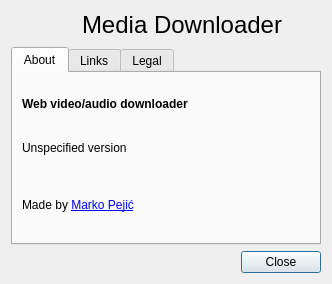
<?xml version="1.0" encoding="UTF-8"?>
<ui version="4.0">
 <class>AboutDialog</class>
 <widget class="QDialog" name="AboutDialog">
  <property name="windowTitle">
   <string>About</string>
  </property>
  <layout class="QVBoxLayout" name="verticalLayout">
   <property name="sizeConstraint">
    <enum>QLayout::SizeConstraint::SetFixedSize</enum>
   </property>
   <item>
    <layout class="QHBoxLayout" name="headerLayout">
     <item>
      <widget class="QLabel" name="appIconLabel">
       <property name="maximumSize">
        <size>
         <width>65</width>
         <height>65</height>
        </size>
       </property>
       <property name="pixmap">
        <pixmap>:icon.png</pixmap>
       </property>
       <property name="scaledContents">
        <bool>true</bool>
       </property>
      </widget>
     </item>
     <item>
      <widget class="QLabel" name="appNameLabel">
       <property name="font">
        <font>
         <pointsize>18</pointsize>
         <fontweight>ExtraBold</fontweight>
        </font>
       </property>
       <property name="text">
        <string>Media Downloader</string>
       </property>
       <property name="margin">
        <number>4</number>
       </property>
      </widget>
     </item>
    </layout>
   </item>
   <item>
    <spacer name="horizontalSpacer1">
     <property name="orientation">
      <enum>Qt::Orientation::Horizontal</enum>
     </property>
     <property name="sizeHint" stdset="0">
      <size>
       <width>40</width>
       <height>2</height>
      </size>
     </property>
    </spacer>
   </item>
   <item>
    <widget class="QTabWidget" name="tabWidget">
     <widget class="QWidget" name="aboutTab">
      <attribute name="title">
       <string>About</string>
      </attribute>
      <layout class="QVBoxLayout" name="verticalLayout_3">
       <property name="spacing">
        <number>0</number>
       </property>
       <item>
        <widget class="QLabel" name="descriptionLabel">
         <property name="font">
          <font>
           <bold>true</bold>
          </font>
         </property>
         <property name="text">
          <string>Web video/audio downloader</string>
         </property>
         <property name="textInteractionFlags">
          <set>Qt::TextInteractionFlag::LinksAccessibleByMouse|Qt::TextInteractionFlag::TextSelectableByMouse</set>
         </property>
        </widget>
       </item>
       <item>
        <widget class="QLabel" name="versionLabel">
         <property name="text">
          <string>Unspecified version</string>
         </property>
         <property name="textInteractionFlags">
          <set>Qt::TextInteractionFlag::LinksAccessibleByMouse|Qt::TextInteractionFlag::TextSelectableByMouse</set>
         </property>
        </widget>
       </item>
       <item>
        <spacer name="verticalSpacer">
         <property name="orientation">
          <enum>Qt::Orientation::Vertical</enum>
         </property>
         <property name="sizeType">
          <enum>QSizePolicy::Policy::Fixed</enum>
         </property>
         <property name="sizeHint" stdset="0">
          <size>
           <width>0</width>
           <height>12</height>
          </size>
         </property>
        </spacer>
       </item>
       <item>
        <widget class="QLabel" name="creditsLabel">
         <property name="text">
          <string>Made by &lt;a href=&quot;https://markopejic.com&quot;&gt;Marko Pejić&lt;/a&gt;</string>
         </property>
         <property name="openExternalLinks">
          <bool>true</bool>
         </property>
         <property name="textInteractionFlags">
          <set>Qt::TextInteractionFlag::LinksAccessibleByMouse|Qt::TextInteractionFlag::TextSelectableByMouse</set>
         </property>
        </widget>
       </item>
       <item>
        <spacer name="verticalSpacer_2">
         <property name="orientation">
          <enum>Qt::Orientation::Vertical</enum>
         </property>
         <property name="sizeType">
          <enum>QSizePolicy::Policy::Expanding</enum>
         </property>
        </spacer>
       </item>
      </layout>
     </widget>
     <widget class="QWidget" name="linksTab">
      <attribute name="title">
       <string>Links</string>
      </attribute>
      <layout class="QGridLayout" name="gridLayout">
       <item row="1" column="0">
        <widget class="QPushButton" name="donateButton">
         <property name="focusPolicy">
          <enum>Qt::FocusPolicy::NoFocus</enum>
         </property>
         <property name="text">
          <string>Donate</string>
         </property>
        </widget>
       </item>
       <item row="3" column="0">
        <widget class="QPushButton" name="supportedWebsitesButton">
         <property name="focusPolicy">
          <enum>Qt::FocusPolicy::NoFocus</enum>
         </property>
         <property name="text">
          <string>Supported Websites</string>
         </property>
        </widget>
       </item>
       <item row="1" column="1">
        <widget class="QPushButton" name="websiteButton">
         <property name="focusPolicy">
          <enum>Qt::FocusPolicy::NoFocus</enum>
         </property>
         <property name="text">
          <string>Website</string>
         </property>
        </widget>
       </item>
       <item row="2" column="0">
        <widget class="QPushButton" name="whatsNewButton">
         <property name="focusPolicy">
          <enum>Qt::FocusPolicy::NoFocus</enum>
         </property>
         <property name="text">
          <string>What's New</string>
         </property>
        </widget>
       </item>
       <item row="2" column="1">
        <widget class="QPushButton" name="issueReportButton">
         <property name="focusPolicy">
          <enum>Qt::FocusPolicy::NoFocus</enum>
         </property>
         <property name="text">
          <string>Report an Issue</string>
         </property>
        </widget>
       </item>
       <item row="3" column="1">
        <widget class="QPushButton" name="sourceCodeButton">
         <property name="focusPolicy">
          <enum>Qt::FocusPolicy::NoFocus</enum>
         </property>
         <property name="text">
          <string>Source Code</string>
         </property>
        </widget>
       </item>
      </layout>
     </widget>
     <widget class="QWidget" name="legalTab">
      <attribute name="title">
       <string>Legal</string>
      </attribute>
      <layout class="QHBoxLayout" name="horizontalLayout_3">
       <item>
        <widget class="QLabel" name="disclaimerLabel">
         <property name="text">
          <string>&lt;p&gt;Copyright © 2024-2025 Marko Pejić&lt;/p&gt;&lt;p&gt;Videos on YouTube and other sites may be subject to DMCA protection. The authors of Media Downloader do not endorse, and are not responsible for, the use of this application in means that will violate these laws. &lt;/p&gt;&lt;p&gt;This application comes with absolutely no warranty. See the &lt;a href=&quot;https://www.gnu.org/licenses/gpl-3.0.html&quot;&gt;GNU General Public License, version 3&lt;/a&gt; or later for details.&lt;/p&gt;</string>
         </property>
         <property name="alignment">
          <set>Qt::AlignmentFlag::AlignLeading|Qt::AlignmentFlag::AlignLeft|Qt::AlignmentFlag::AlignTop</set>
         </property>
         <property name="wordWrap">
          <bool>true</bool>
         </property>
         <property name="openExternalLinks">
          <bool>true</bool>
         </property>
         <property name="textInteractionFlags">
          <set>Qt::TextInteractionFlag::LinksAccessibleByMouse|Qt::TextInteractionFlag::TextSelectableByMouse</set>
         </property>
        </widget>
       </item>
      </layout>
     </widget>
    </widget>
   </item>
   <item alignment="Qt::AlignmentFlag::AlignRight">
    <widget class="QPushButton" name="closeDialogButton">
     <property name="text">
      <string>Close</string>
     </property>
     <property name="icon">
      <iconset theme="QIcon::ThemeIcon::WindowClose"/>
     </property>
    </widget>
   </item>
  </layout>
 </widget>
 <resources>
  <include location="icons.qrc"/>
 </resources>
 <connections/>
</ui>
